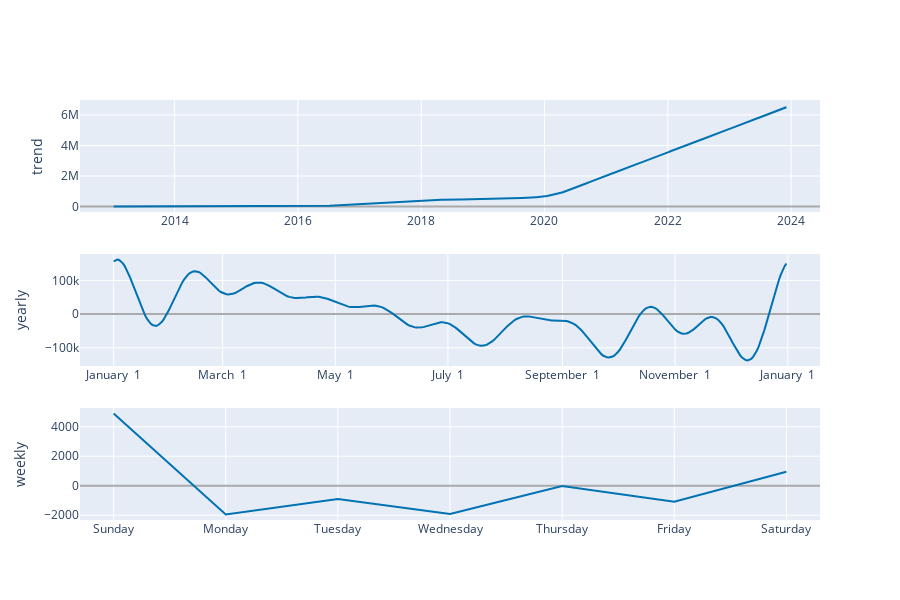

The cell this chart's notebook holds for it:
### Code cell
plot_components_plotly(m, forecast)

### Figure 1 — Plotly figure (JSON) as saved in the notebook; plotly's stock layout.template omitted (floating-point values rounded to 4 significant figures; data arrays with more than 128 entries replaced by an {"elided": "..."} marker saying what was removed)
{"data": [{"line": {"color": "#0072B2", "width": 2}, "mode": "lines", "name": "trend", "type": "scatter", "x": {"elided": "3659 str values"}, "xaxis": "x", "y": {"elided": "3659 float values"}, "yaxis": "y"}, {"line": {"color": "rgba(0, 114, 178, 0.2)", "width": 0}, "mode": "lines", "name": "trend_upper", "type": "scatter", "x": {"elided": "3659 str values"}, "xaxis": "x", "y": {"elided": "3659 float values"}, "yaxis": "y"}, {"fill": "tonexty", "fillcolor": "rgba(0, 114, 178, 0.2)", "line": {"color": "rgba(0, 114, 178, 0.2)", "width": 0}, "mode": "lines", "name": "trend_lower", "type": "scatter", "x": {"elided": "3659 str values"}, "xaxis": "x", "y": {"elided": "3659 float values"}, "yaxis": "y"}, {"line": {"color": "#0072B2", "width": 2}, "mode": "lines", "name": "yearly", "type": "scatter", "x": {"elided": "365 str values"}, "xaxis": "x2", "y": {"elided": "365 float values"}, "yaxis": "y2"}, {"line": {"color": "#0072B2", "width": 2}, "mode": "lines", "name": "weekly", "type": "scatter", "x": ["2017-01-01T00:00:00", "2017-01-02T00:00:00", "2017-01-03T00:00:00", "2017-01-04T00:00:00", "2017-01-05T00:00:00", "2017-01-06T00:00:00", "2017-01-07T00:00:00"], "xaxis": "x3", "y": [4889.0, -1941.0, -898.2, -1906.0, -17.41, -1078.0, 952.6], "yaxis": "y3"}], "layout": {"height": 600, "showlegend": false, "width": 900, "xaxis": {"anchor": "y", "domain": [0, 1], "range": ["2012-06-19T18:00:00", "2024-06-20T06:00:00"], "type": "date"}, "xaxis2": {"anchor": "y2", "domain": [0, 1], "range": ["2016-12-13T18:54:02.958904115", "2018-01-18T11:04:57.863013581"], "tickformat": "%B %e", "type": "date"}, "xaxis3": {"anchor": "y3", "domain": [0, 1], "range": ["2016-12-31T16:48:00", "2017-01-07T07:12:00"], "tickformat": "%A", "type": "date"}, "yaxis": {"anchor": "x", "domain": [0.7333, 1], "rangemode": "normal", "title": {"text": "trend"}, "zerolinecolor": "#AAA"}, "yaxis2": {"anchor": "x2", "domain": [0.3667, 0.6333], "title": {"text": "yearly"}, "zerolinecolor": "#AAA"}, "yaxis3": {"anchor": "x3", "domain": [0, 0.2667], "title": {"text": "weekly"}, "zerolinecolor": "#AAA"}}}
